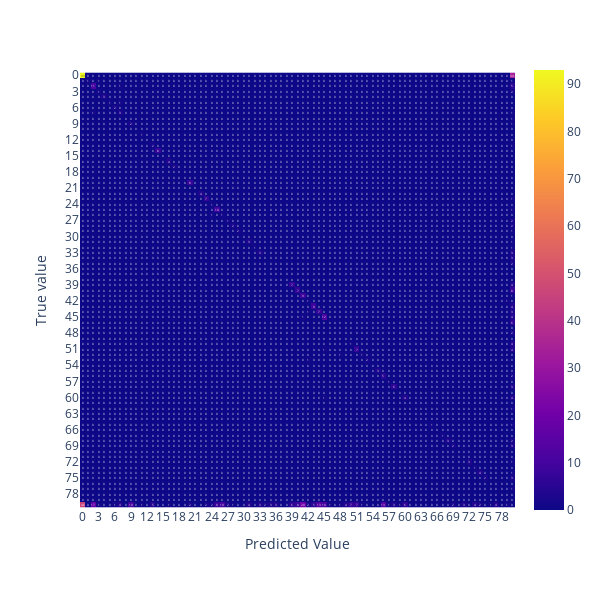

Notebook cell for this chart:
### Code cell
check = ConfusionMatrixReport( categories_to_display=100)
check.run(train_ds, yolo, prediction_formatter=DetectionPredictionFormatter(coco.yolo_prediction_formatter))

### Figure 1 — Plotly figure (JSON) as saved in the notebook; plotly's stock layout.template omitted (floating-point values rounded to 4 significant figures; data arrays with more than 128 entries replaced by an {"elided": "..."} marker saying what was removed)
{"data": [{"coloraxis": "coloraxis", "hovertemplate": "x: %{x}<br>y: %{y}<br>color: %{z}<extra></extra>", "name": "0", "texttemplate": "%{z}", "type": "heatmap", "x": [0, 1, 2, 3, 4, 5, 6, 7, 8, 9, 10, 11, 12, 13, 14, 15, 16, 17, 18, 19, 20, 21, 22, 23, 24, 25, 26, 27, 28, 29, 30, 31, 32, 33, 34, 35, 36, 37, 38, 39, 40, 41, 42, 43, 44, 45, 46, 47, 48, 49, 50, 51, 52, 53, 54, 55, 56, 57, 58, 59, 60, 61, 62, 63, 64, 65, 66, 67, 68, 69, 70, 71, 72, 73, 74, 75, 76, 77, 78, 79, "not found"], "xaxis": "x", "y": [0, 1, 2, 3, 4, 5, 6, 7, 8, 9, 10, 11, 12, 13, 14, 15, 16, 17, 18, 19, 20, 21, 22, 23, 24, 25, 26, 27, 28, 29, 30, 31, 32, 33, 34, 35, 36, 37, 38, 39, 40, 41, 42, 43, 44, 45, 46, 47, 48, 49, 50, 51, 52, 53, 54, 55, 56, 57, 58, 59, 60, 61, 62, 63, 64, 65, 66, 67, 68, 69, 70, 71, 72, 73, 74, 75, 76, 77, 78, 79, "not found"], "yaxis": "y", "z": {"elided": "81x81 int values"}}], "layout": {"coloraxis": {"colorscale": [[0, "#0d0887"], [0.1111, "#46039f"], [0.2222, "#7201a8"], [0.3333, "#9c179e"], [0.4444, "#bd3786"], [0.5556, "#d8576b"], [0.6667, "#ed7953"], [0.7778, "#fb9f3a"], [0.8889, "#fdca26"], [1, "#f0f921"]]}, "height": 600, "margin": {"t": 60}, "width": 600, "xaxis": {"anchor": "y", "constrain": "domain", "domain": [0, 1], "scaleanchor": "y", "title": {"text": "Predicted Value"}, "type": "category"}, "yaxis": {"anchor": "x", "autorange": "reversed", "constrain": "domain", "domain": [0, 1], "title": {"text": "True value"}, "type": "category"}}}
